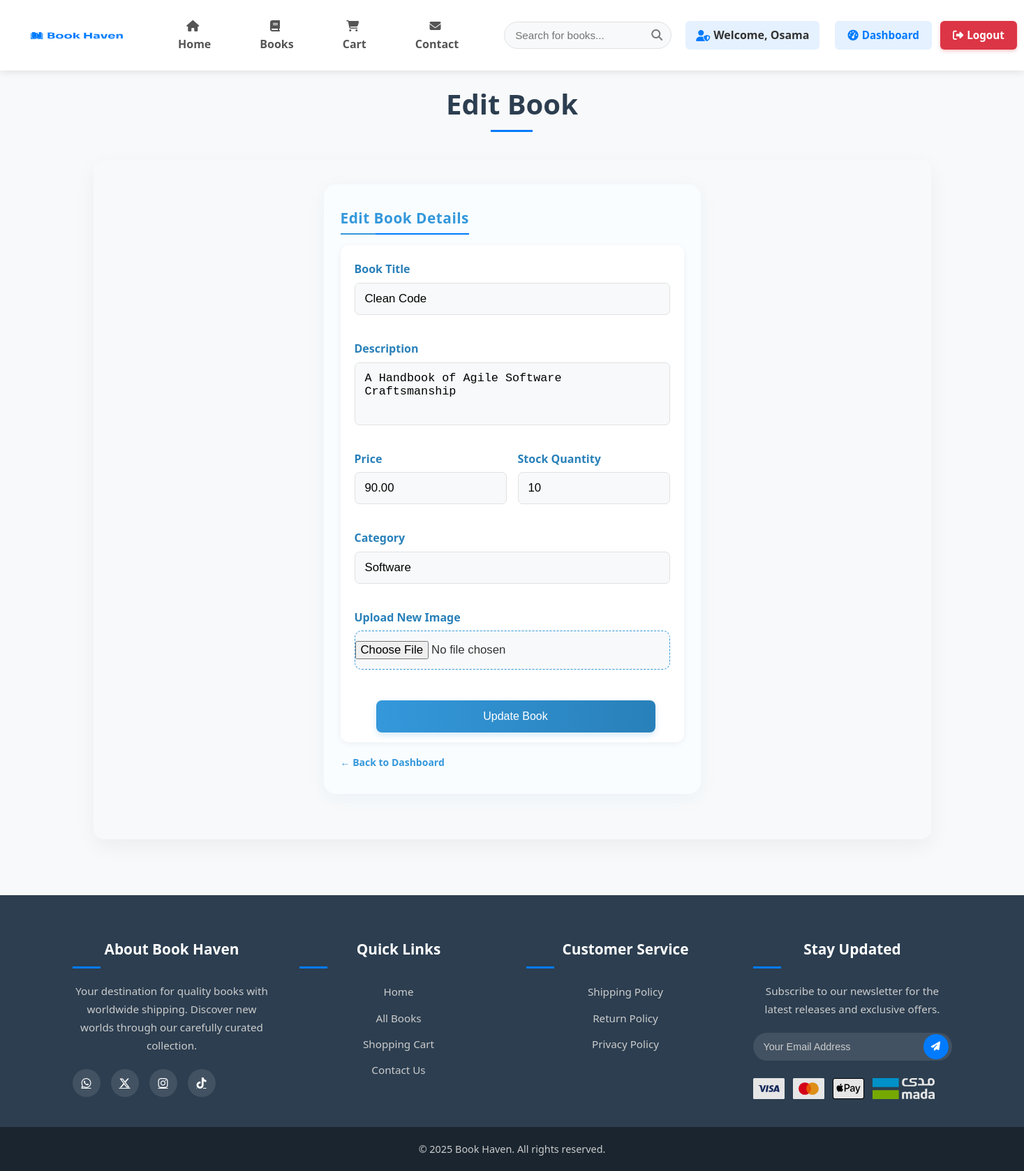
Screenshot of /admin/edit-book.php?id=1 (signed in) with the database file from the repository.
### tables this page shows
CREATE TABLE `books` (
  `book_id` int NOT NULL,
  `title` varchar(255) NOT NULL,
  `description` text,
  `price` decimal(10,2) NOT NULL,
  `stock` int NOT NULL,
  `image` varchar(255) DEFAULT NULL,
  `category` varchar(100) DEFAULT NULL,
  `featured` tinyint(1) DEFAULT '0'
);

### admin/edit-book.php (the view, shortened to what this page needs)
<?php
include '../includes/db.php';
if (isset($_GET['id'])) {
    $book_id = (int) $_GET['id'];
    $result = $conn->query("SELECT * FROM books WHERE book_id = $book_id");
    if ($result && $row = $result->fetch_assoc()) {
    } else {
        echo "Book not found.";
        exit;
    }
} else {
    echo "Invalid request.";
    exit;
}
?>
<?php if (isset($row)) { ?>
    <!DOCTYPE html>
    <html lang="en">
    <head>
        <link href="../css/style.css" rel="stylesheet">
    </head>
    <body>
        <?php include '../includes/header.php'; ?>
        <h1 class="title">Edit Book</h1>
        <section class="admin-section">
            <div class="admin-cards-container">
                <div class="admin-card" style="background:#fafdff;box-shadow:0 6px 24px rgba(52,152,219,0.07);border-radius:18px;padding:32px 24px 32px 24px;min-width:340px;max-width:540px;margin:auto;">
                    <div style="display:flex;align-items:center;gap:12px;margin-bottom:10px;">
                        <h3 style="margin:0;color:#3498db;font-size:1.3rem;letter-spacing:0.5px;">Edit Book Details</h3>
                    </div>
                    <form class="admin-form" method="POST" action="edit-book.php" enctype="multipart/form-data" style="background:#fff;padding:22px 20px 14px 20px;border-radius:12px;box-shadow:0 2px 8px rgba(0,0,0,0.06);display:flex;flex-direction:column;gap:16px;">
                        <div style="display:flex;flex-direction:column;gap:6px;">
                            <label for="title" style="font-weight:600;color:#2980b9;">Book Title</label>
                            <input type="text" id="title" name="title" value="<?php echo htmlspecialchars($row['title']); ?>" required style="padding:12px 14px;font-size:1.05rem;border-radius:7px;border:1px solid #e1e1e1;">
                        </div>
                        <div style="display:flex;flex-direction:column;gap:6px;">
                            <label for="description" style="font-weight:600;color:#2980b9;">Description</label>
                            <textarea id="description" name="description" required style="padding:12px 14px;font-size:1.05rem;border-radius:7px;border:1px solid #e1e1e1;resize:none;min-height:90px;"><?php echo htmlspecialchars($row['description']); ?></textarea>
                        </div>
                        <div style="display:flex;gap:16px;">
                            <div style="flex:1;display:flex;flex-direction:column;gap:6px;">
                                <label for="price" style="font-weight:600;color:#2980b9;">Price</label>
                                <input type="number" id="price" name="price" value="<?php echo htmlspecialchars($row['price']); ?>" min="0" step="0.01" required style="padding:12px 14px;font-size:1.05rem;border-radius:7px;border:1px solid #e1e1e1;">
                            </div>
                            <div style="flex:1;display:flex;flex-direction:column;gap:6px;">
                                <label for="stock" style="font-weight:600;color:#2980b9;">Stock Quantity</label>
                                <input type="number" id="stock" name="stock" value="<?php echo htmlspecialchars($row['stock']); ?>" min="0" step="1" required style="padding:12px 14px;font-size:1.05rem;border-radius:7px;border:1px solid #e1e1e1;">
                            </div>
                        </div>
                        <div style="display:flex;flex-direction:column;gap:6px;">
                            <label for="category" style="font-weight:600;color:#2980b9;">Category</label>
                            <input type="text" id="category" name="category" value="<?php echo htmlspecialchars($row['category']); ?>" required style="padding:12px 14px;font-size:1.05rem;border-radius:7px;border:1px solid #e1e1e1;">
                        </div>
                        <div style="display:flex;flex-direction:column;gap:6px;">
                            <label for="image" style="font-weight:600;color:#2980b9;">Upload New Image</label>
                            <input type="file" id="image" name="image" accept="image/*" class="file-input" style="padding:14px 0 14px 0;background:#f8f9fa;border:1.5px dashed #3498db;border-radius:10px;transition:all 0.2s;cursor:pointer;font-size:1.05rem;">
                        </div>
                        <button type="submit" name="update" class="search-button" style="margin-top:8px;width:90%;max-width:400px;align-self:center;">Update Book</button>
                    </form>
                    <a href="dashboard.php" class="back-btn" style="display:inline-block;margin-top:18px;color:#3498db;font-weight:600;text-decoration:none;">&larr; Back to Dashboard</a>
                </div>
            </div>
        </section>
        <?php include '../includes/footer.php'; ?>
    </body>
    </html>
<?php } ?>

### css/style.css (style rules this page uses)
* { margin: 0; padding: 0; box-sizing: border-box; }
body { font-family: 'Segoe UI', Tahoma, Geneva, Verdana, sans-serif; text-align: center; background-color: #f8f9fa; color: #333; line-height: 1.6; padding: 0; margin: 0; }
.title { font-size: 2.5rem; color: #2c3e50; margin-top: 1rem; margin-bottom: 0.5rem; position: relative; display: inline-block; text-align: center; clear: left; }
.title:after { content: ''; position: absolute; width: 60px; height: 3px; background-color: #007bff; bottom: -8px; left: 50%; transform: translateX(-50%); }
.admin-section { margin: 40px auto; background: #f8f9fa; padding: 35px; border-radius: 15px; max-width: 1200px; box-shadow: 0 10px 30px rgba(0, 0, 0, 0.05); text-align: left; }
.admin-section h3 { border-bottom: 2px solid #007BFF; padding-bottom: 5px; font-size: 1.5rem; color: #2c3e50; margin-bottom: 25px; display: block; position: relative; }
.admin-section h3:before { content: ''; position: absolute; left: 0; bottom: -2px; width: 50px; height: 2px; background-color: #3498db; }
.admin-form input, .admin-form textarea { width: 100%; padding: 15px; margin-bottom: 20px; border: 1px solid #e1e1e1; border-radius: 8px; font-size: 1rem; transition: all 0.3s; background-color: #f8f9fa; }
.admin-form textarea { min-height: 120px; resize: vertical; }
.search-button { background: linear-gradient(to right, #3498db, #2980b9); color: white; border: none; padding: 14px 25px; font-size: 1rem; border-radius: 8px; cursor: pointer; transition: all 0.3s ease; margin-left: 10px; font-weight: 500; display: inline-flex; align-items: center; justify-content: center; box-shadow: 0 4px 10px rgba(52, 152, 219, 0.2); }
.admin-cards-container { display: grid; grid-template-columns: repeat(auto-fit, minmax(300px, 1fr)); gap: 25px; margin-bottom: 30px; }
.admin-card { background: white; border-radius: 8px; padding: 25px; margin-bottom: 30px; box-shadow: 0 4px 12px rgba(0, 0, 0, 0.08); transition: transform 0.3s ease, box-shadow 0.3s ease; }
.admin-card:nth-child(1) { border-top-color: #3498db; }
.admin-form { margin-top: 15px; }
.back-btn { display: block; text-align: center; margin-top: 20px; text-decoration: none; font-size: 14px; color: #3498db; }
.file-input { padding: 12px; background-color: #f8fafc; border-radius: 8px; border: 1px dashed #cbd5e0; transition: all 0.3s ease; cursor: pointer; }

### rows the page displays
books: title "Clean Code", description "A Handbook of Agile Software Craftsmanship", price "90.00", stock "10", category "Software"

### other values shown
$_SESSION['admin_username'] "Osama"
